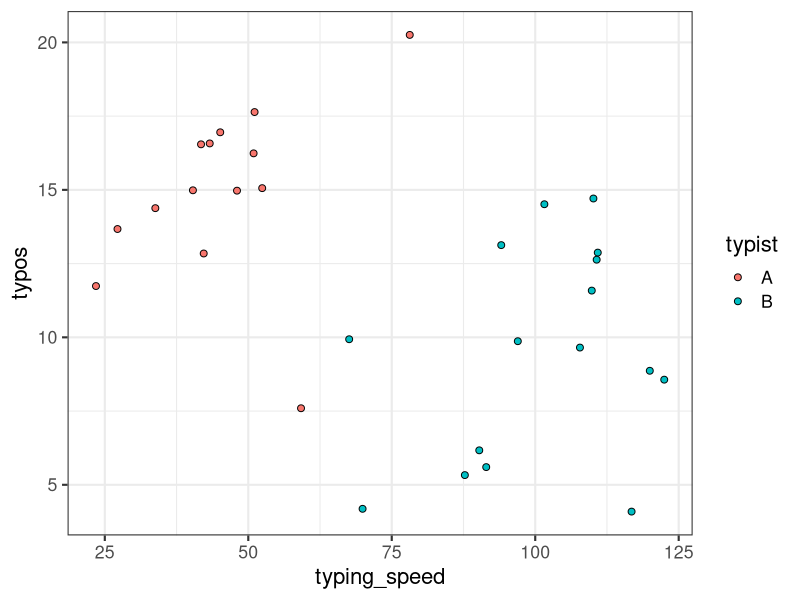

R code for this plot:
## ---- chunk 1
library(tidyverse)
set.seed(222)
theme_set(theme_bw(16))
## ---- chunk 2
beta_0 <- 10 # Y intercept
beta_1 <- 0.1 # Additional typo per increase in typing speed
beta_2 <- -10 # Difference between typist B and the reference level A
sigma <- 3 # SD of the residuals
## ---- chunk 3
# Sample size
N <- 30

# Typist identities
typist <- sample(c("A", "B"), N, replace = TRUE) # 30 values of A and B

# Dummy variable for typist B
typistB <- ifelse(typist == "B", 1, 0)

# KEY PART: Create relationship between predictors
# Continuous predictor variable dependent on categorical variable
typing_speed <- rnorm(N, mean = ifelse(typist == "B", 100, 45), sd = 15) # Tying speed random, but expected mean changes with categorical
## ---- chunk 4
expected_typos <- beta_0 + beta_1 * typing_speed + beta_2 * typistB
## ---- chunk 5
typos <- rnorm(
  n = N,
  mean = expected_typos,
  sd = sigma
)
## ---- chunk 6
simulated_typing <- tibble(typing_speed, typos, typist)

ggplot(simulated_typing, aes(typing_speed, typos, fill = typist)) +
  geom_point(size = 2, shape = 21)
## ---- chunk 7
# Only look at typing speed
one_predictor_lm <- lm(typos ~ typing_speed, simulated_typing)
summary(one_predictor_lm)

# Negative relationship
## ---- chunk 8
# Look at both typing speed and the typist
two_predictor_lm <- lm(typos ~ typing_speed + typist, simulated_typing)
summary(two_predictor_lm)

# Positive relationship
